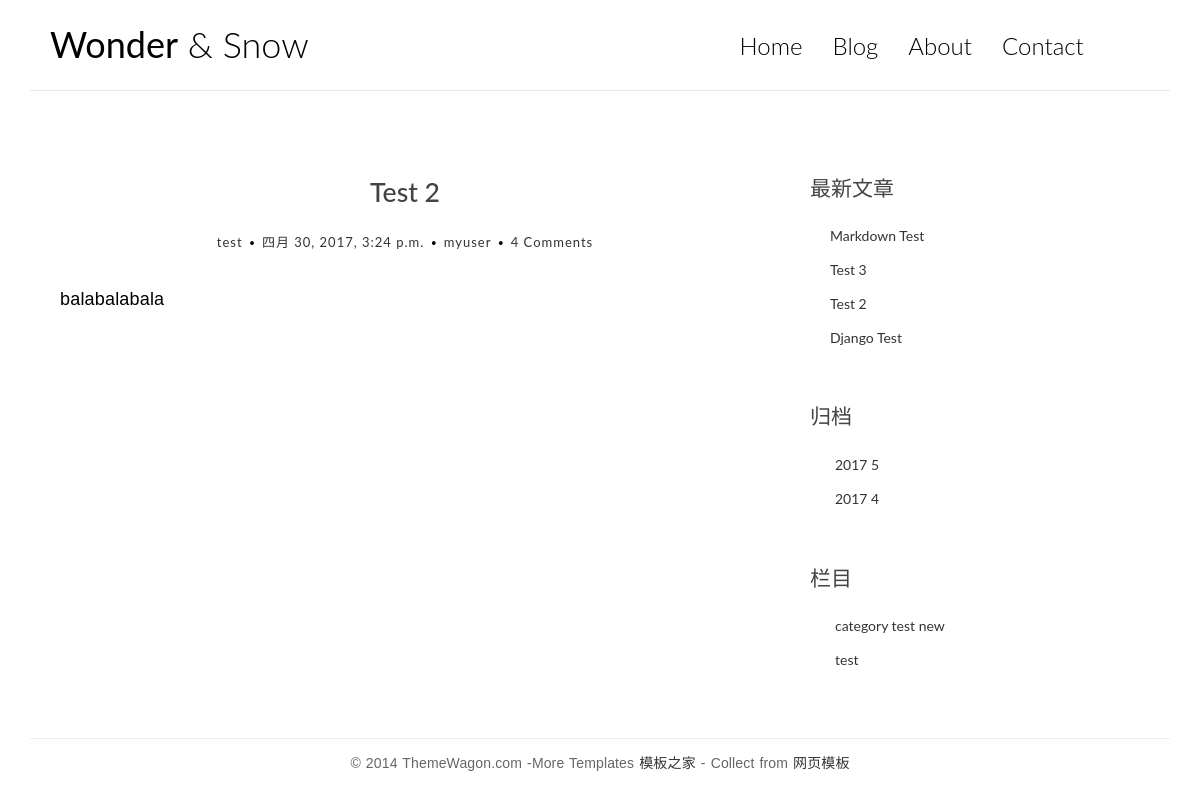
Screenshot of /post/3/ with the database file from the repository.
### blog/models.py (models this page shows, shortened)
class Post(models.Model):
	title = models.CharField(max_length=70)
	body = models.TextField()
	created_time = models.DateTimeField()
	modified_time = models.DateTimeField()
	excerpt = models.CharField(max_length=200, blank=True)
	category = models.ForeignKey(Category)
	tags = models.ManyToManyField(Tag, blank=True)
	author = models.ForeignKey(User)
	def get_absolute_url(self):
		return reverse('blog:detail', kwargs={'pk':self.pk})
	class Meta:
		ordering = ['-created_time','title']

class Category(models.Model):
	name = models.CharField(max_length=100)

### blog/views.py (the view)
# urls.py: url(r'^post/(?P<pk>\d+)/$', views.detail, name='detail'),
def detail(request, pk):
	post = get_object_or_404(Post, pk=pk)
	post.body = markdown.markdown(post.body,extensions=[
									  'markdown.extensions.extra', #extra扩展
									  'markdown.extensions.codehilite', #代码高亮
									  'markdown.extensions.toc' #目录支持
								  ])
	form = CommentForm()
	comment_list = post.comment_set.all()
	context = {
		'post': post,
		'form': form,
		'comment_list': comment_list
	}
	return render(request, 'blog/detail.html', context = context)

### blog/templatetags/blog_tags.py (called while the page is built)
@register.simple_tag
def get_recent_posts(num=5):
	return Post.objects.all()[:num]

@register.simple_tag
def archives():  #归档函数
	return Post.objects.dates('created_time', 'month', order='DESC')

@register.simple_tag
def get_categories():
	return Category.objects.all()

### templates/blog/detail.html (shortened to what this page needs)
{% extends 'base.html' %}
{% block main %}
	<article class="post post-1">
		<header class="entry-header">
			<h1 class="entry-title">{{ post.title }}</h1>
			<div class="entry-meta">
				<span class="post-category"><a href="#">{{ post.category.name }}</a></span>
				<span class="post-date"><a href="#"><time class="entry-date" datetime="{{ post.created_time }}">{{ post.created_time }}</time></a></span>
				<span class="post-author"><a href="#">{{ post.author }}</a></span>
				<span class="comments-link"><a href="#">4 Comments</a></span>
			</div>
		</header>
		<div class="entry-content clearfix">
			{{ post.body|safe }}
		</div>
	</article>
	<section class="comment-area">
	</section>
{% endblock main %}

### templates/base.html (shortened to what this page needs)
{% load blog_tags %}
<!DOCTYPE html>
<html>
<head>
    {% load staticfiles %}
    <link rel="stylesheet" href="{% static 'blog/css/bootstrap.min.css' %}">
    <link rel="stylesheet" href="http://code.ionicframework.com/ionicons/2.0.1/css/ionicons.min.css">
    <link rel="stylesheet" href="{% static 'blog/css/pace.css' %}">
    <link rel="stylesheet" href="{% static 'blog/css/custom.css' %}">
    <link rel="stylesheet" href="{% static 'blog/css/friendly.css' %}">
</head>
	<body>
		<div class="container">
			<header id="site-header">
				<div class="row">
					<div class="col-md-4 col-sm-5 col-xs-8">
						<div class="logo">
							<h1><a href="{% url 'blog:index' %}"><b>Wonder</b> &amp; Snow</a></h1>
						</div>
					</div>
					<div class="col-md-8 col-sm-7 col-xs-4">
						<nav class="main-nav" role="navigation">
							<div class="collapse navbar-collapse" id="bs-example-navbar-collapse-1">
  								<ul class="nav navbar-nav navbar-right">
    								<li class="cl-effect-11"><a href="/" data-hover="Home">Home</a></li>
    								<li class="cl-effect-11"><a href="{% url 'blog:fullscreen' %}" data-hover="Blog">Blog</a></li>
    								<li class="cl-effect-11"><a href="about.html" data-hover="About">About</a></li>
    								<li class="cl-effect-11"><a href="contact.html" data-hover="Contact">Contact</a></li>
  								</ul>
							</div>
						</nav>
					</div>
				</div>
			</header>
		</div>
		<div class="content-body">
			<div class="container">
				<div class="row">
					<main class="col-md-8">
						{% block main %}
						{% endblock main %}
					</main>
					<aside class="col-md-4">
						<div class="widget widget-recent-posts">
							<h3 class="widget-title">最新文章</h3>
							{% get_recent_posts as recent_post_list %}
							<ul>
								{% for post in recent_post_list %}
								<li>
									<a href="{{ post.get_absolute_url }}">{{ post.title }}</a>
								</li>
								{% endfor %}
							</ul>
						</div>
						<div class="widget widget-archives">
							<h3 class="widget-title">归档</h3>
							{% archives as date_list %}
							<ul>
								{% for date in date_list %}
									<li>
										<a href="{% url 'blog:archives' date.year date.month %}">{{ date.year }} {{ date.month }}</a>
									</li>
								{% endfor %}
							</ul>
						</div>
						<div class="widget widget-category">
							<h3 class="widget-title">栏目</h3>
							{% get_categories as category_list %}
							<ul>
								{% for category in category_list %}
								<li>
									<a href="{% url 'blog:category' category.pk %}">{{ category.name }}</a>
								</li>
								{% endfor %}
							</ul>
						</div>
					</aside>
				</div>
			</div>
		</div>
		<footer id="site-footer">
			<div class="container">
				<div class="row">
					<div class="col-md-12">
						<p class="copyright">&copy; 2014 ThemeWagon.com -More Templates <a href="http://www.cssmoban.com/" target="_blank" title="模板之家">模板之家</a> - Collect from <a href="http://www.cssmoban.com/" title="网页模板" target="_blank">网页模板</a></p>
					</div>
				</div>
			</div>
		</footer>
	</body>
</html>

### blog/static/blog/css/custom.css (style rules this page uses)
* { outline: none; }
h1, h2, h3, h4, h5, h6 { margin-top: 0; }
b { font-weight: 400; }
a { color: #333; }
body { color: #444; font-family: 'Lato', sans-serif; }
p { font-family: 'Ubuntu', sans-serif; font-weight: 400; word-spacing: 1px; letter-spacing: 0.01em; }
#site-header { background-color: #FFF; padding: 25px 20px; margin-bottom: 40px; border-bottom: 1px solid #e7e7e7; }
.logo h1 a { color: #000; }
.logo h1 { margin: 0; font-family: 'Lato', sans-serif; font-weight: 300; }
.main-nav { margin-top: 11px; max-width: 95%; }
.main-nav a { color: #000000 !important; padding: 0 0 5px 0 !important; margin-right: 30px; font-family: 'Lato', sans-serif; font-weight: 300; font-size: 24px; }
.cl-effect-11 a { padding: 10px 0; color: #0972b4; text-shadow: none; }
.cl-effect-11 a::before { position: absolute; top: 0; left: 0; overflow: hidden; padding: 0 0 5px 0 !important; max-width: 0; border-bottom: 1px solid #000; color: #000; content: attr(data-hover); -webkit-transition: max-width 0.5s; -moz-transition: max-width 0.5s; transition: max-width 0.5s; }
.content-body { padding-bottom: 4em; }
.post, .comment-area { background: #fff; padding: 30px 30px 0; }
.entry-title { text-align: center; font-size: 1.9em; margin-bottom: 20px; line-height: 1.6; padding: 10px 20px 0; }
.entry-meta { text-align: center; color: #DDDDDD; font-size: 13px; letter-spacing: 1px; margin-bottom: 30px; }
.entry-content { font-size: 18px; line-height: 1.9; font-weight: 300; color: #000; }
.post-category, .post-date, .post-author { position: relative; padding-right: 15px; }
.post-category::after, .post-date::after, .post-author::after { position: absolute; content: '.'; color: #000; font-size: 30px; top: -22px; right: 1px; }
.widget { background: #fff; padding: 30px 0 0; }
.widget-title { font-size: 1.5em; margin-bottom: 20px; line-height: 1.6; padding: 10px 0 0; font-weight: 400; }
.widget-recent-posts ul { padding: 0; margin: 0; padding-left: 20px; }
.widget-recent-posts ul li { list-style-type: none; position: relative; line-height: 170%; margin-bottom: 10px; }
.widget-recent-posts ul li::before { content: '\f3d3'; font-family: "Ionicons"; position: absolute; left: -17px; top: 3px; font-size: 16px; color: #000; }
.widget-archives ul { padding: 0; margin: 0; padding-left: 25px; }
.widget-archives ul li { list-style-type: none; position: relative; line-height: 170%; margin-bottom: 10px; }
.widget-archives ul li::before { content: '\f3f3'; font-family: "Ionicons"; position: absolute; left: -25px; top: 1px; font-size: 16px; color: #000; }
.widget-category ul { padding: 0; margin: 0; padding-left: 25px; }
.widget-category ul li { list-style-type: none; position: relative; line-height: 170%; margin-bottom: 10px; }
.widget-category ul li::before { content: '\f3fe'; font-family: "Ionicons"; position: absolute; left: -25px; top: 1px; font-size: 18px; color: #000; }
#site-footer { padding-top: 10px; padding: 0 0 1.5em 0; }
.copyright { text-align: center; padding-top: 1em; margin: 0; border-top: 1px solid #eee; color: #666; }

### rows the page displays
Post: title "Test 2", category.name "test", created_time "四月 30, 2017, 3:24 p.m.", author "myuser", body "balabalabala"
Post: title "Markdown Test"
Post: title "Test 3"
Post: title "Django Test"
Category: name "category test new"
Category: name "test"

### other values shown
{{ date.year }} "2017" "2017"
{{ date.month }} "5" "4"
